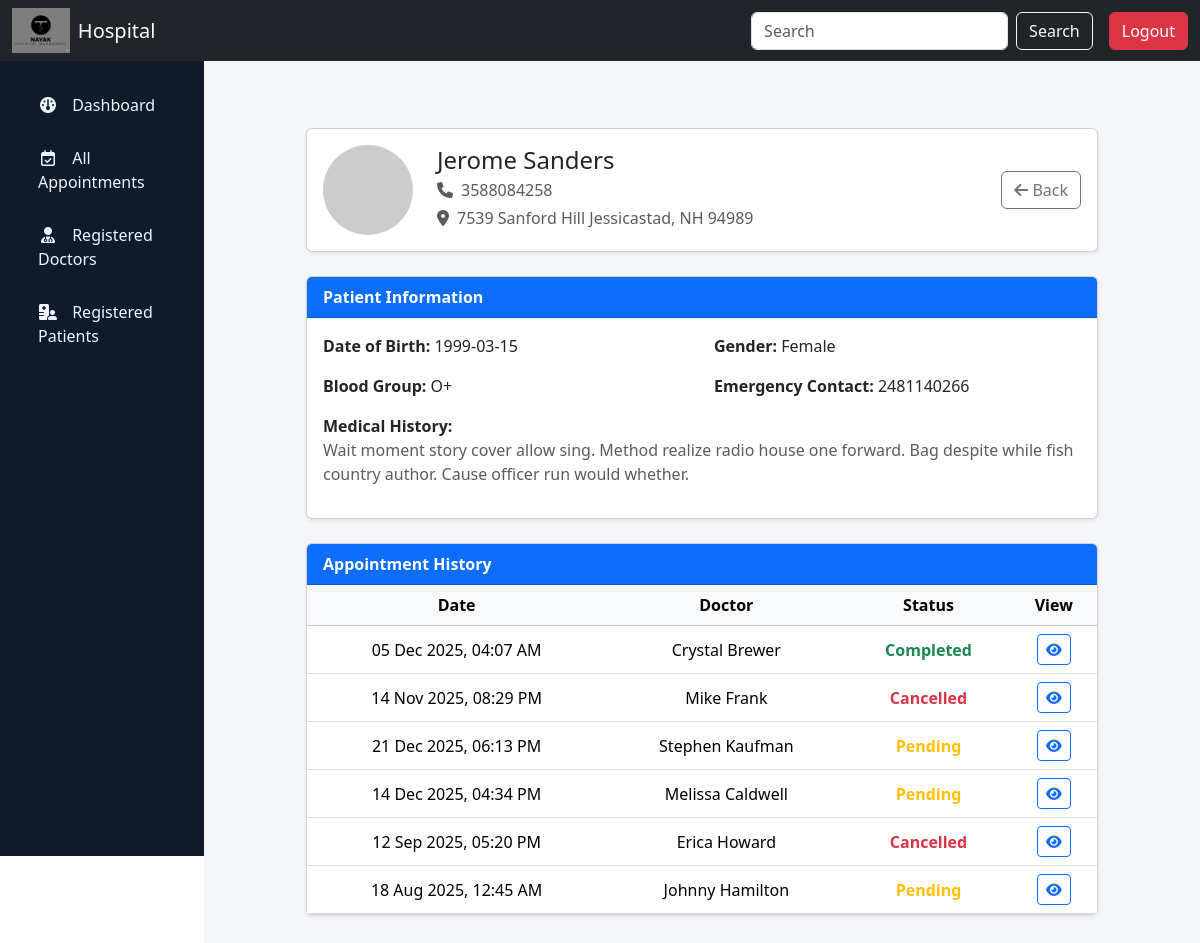
The app's page /admin/patient/view/2 (signed in) with its own data.
### app.py (models this page shows, shortened)
class Users(db.Model):
    user_id = db.Column(db.Integer, primary_key=True)
    username = db.Column(db.String(100), nullable=False)
    email = db.Column(db.String(100), nullable=False, unique=True)
    password = db.Column(db.String(200), nullable=False)
    role = db.Column(db.String(100), nullable=False, default='patient')
    fname = db.Column(db.String(100))
    lname = db.Column(db.String(100))
    phone = db.Column(db.String(15))
    address = db.Column(db.String(100))
    is_active = db.Column(db.Boolean, nullable=False, default=True)
    date_created = db.Column(db.DateTime, default=datetime.utcnow)
    patient_profile = db.relationship('Patients', backref='user', lazy=True, uselist=False)
    doctor_profile = db.relationship('Doctors', backref='user', lazy=True, uselist=False)

class Patients(db.Model):
    patient_id = db.Column(db.Integer, primary_key=True)
    user_id = db.Column(db.Integer, db.ForeignKey('users.user_id'), nullable=False)
    date_of_birth = db.Column(db.Date, nullable=False)
    gender = db.Column(db.String(10), nullable=False)
    blood_group = db.Column(db.String(5), nullable=False)
    emergency_contact = db.Column(db.String(15), nullable=False)
    medical_history = db.Column(db.String(500), nullable=False)
    medical_history_entries = db.relationship('MedicalHistory', backref='patient', lazy=True)

class Appointments(db.Model):
    appointment_id = db.Column(db.Integer, primary_key=True)
    patient_id = db.Column(db.Integer, db.ForeignKey('patients.patient_id', ondelete='CASCADE'), nullable=False)
    doctor_id = db.Column(db.Integer, db.ForeignKey('doctors.doctor_id', ondelete='CASCADE'), nullable=False)
    appointment_datetime = db.Column(db.DateTime, nullable=False)
    status = db.Column(db.String(20), nullable=False, default="pending")
    reason_for_visit = db.Column(db.String(500))
    date_created = db.Column(db.DateTime, default=datetime.utcnow)
    treatments = db.relationship(
        "Treatments",
        backref="appointment",
        cascade="all, delete-orphan"
    )
    patient = db.relationship('Patients', backref='appointments', lazy=True)
    doctor = db.relationship('Doctors', backref='appointments', lazy=True)

### app.py (the view)
@app.route("/admin/patient/view/<int:patient_id>")
def view_patient(patient_id):
    if session.get('role') != 'admin':
        return redirect(url_for('login'))
    patient = Patients.query.get_or_404(patient_id)
    return render_template("admin_view_patient.html", patient=patient)

### templates/admin_view_patient.html (shortened to what this page needs)
{% extends "base_admin.html" %}
{% block content %}
<div class="container mt-5">
    <div class="card shadow-sm mb-4">
        <div class="card-body d-flex align-items-center">
            <img src="https://via.placeholder.com/90" class="rounded-circle me-4" alt="Patient Photo">
            <div>
                <h4 class="mb-1">{{ patient.user.fname}} {{ patient.user.lname }}</h4>
                <p class="text-muted mb-1">
                    <i class="fa-solid fa-phone me-2"></i>{{ patient.user.phone }}
                </p>
                <p class="text-muted mb-1">
                    <i class="fa-solid fa-location-dot me-2"></i>{{ patient.user.address }}
                </p>
            </div>
            <a href="{{ url_for('admin_patient') }}" class="btn btn-outline-secondary ms-auto">
                <i class="fa-solid fa-arrow-left"></i> Back
            </a>
        </div>
    </div>
    <div class="card shadow-sm mb-4">
        <div class="card-header bg-primary text-white fw-semibold">
            Patient Information
        </div>
        <div class="card-body row">
            <div class="col-md-6 mb-3">
                <strong>Date of Birth:</strong> {{ patient.date_of_birth }}
            </div>
            <div class="col-md-6 mb-3">
                <strong>Gender:</strong> {{ patient.gender }}
            </div>
            <div class="col-md-6 mb-3">
                <strong>Blood Group:</strong> {{ patient.blood_group }}
            </div>
            <div class="col-md-6 mb-3">
                <strong>Emergency Contact:</strong> {{ patient.emergency_contact }}
            </div>
            <div class="col-12">
                <strong>Medical History:</strong>
                <p class="text-muted">{{ patient.medical_history }}</p>
            </div>
        </div>
    </div>
    <div class="card shadow-sm">
        <div class="card-header bg-primary text-white fw-semibold">
            Appointment History
        </div>
        <div class="table-responsive">
            <table class="table table-hover align-middle text-center mb-0">
                <thead class="table-light fw-semibold">
                    <tr>
                        <th>Date</th>
                        <th>Doctor</th>
                        <th>Status</th>
                        <th>View</th>
                    </tr>
                </thead>
                <tbody>
                    {% for appointment in patient.appointments %}
                    <tr>
                        <td>{{ appointment.appointment_datetime.strftime("%d %b %Y, %I:%M %p") }}</td>
                        <td>{{ appointment.doctor.user.fname }} {{ appointment.doctor.user.lname }}</td>
                        <td>
                            {% if appointment.status == "Completed" %}
                            <span class="text-success fw-semibold">{{ appointment.status }}</span>
                            {% elif appointment.status == "Cancelled" %}
                            <span class="text-danger fw-semibold">{{ appointment.status }}</span>
                            {% else %}
                            <span class="text-warning fw-semibold">{{ appointment.status }}</span>
                            {% endif %}
                        </td>
                        <td>
                            <a href="{{ url_for('admin_appointment', appointment_id=appointment.appointment_id) }}"
                               class="btn btn-sm btn-outline-primary">
                                <i class="fa-solid fa-eye"></i>
                            </a>
                        </td>
                    </tr>
                    {% endfor %}
                </tbody>
            </table>
        </div>
    </div>
</div>
{% endblock %}

### static/css/style.css (style rules this page uses)
html, body { overflow-x: hidden; width: 100%; }
body { margin: 0; padding: 0; }
body { margin-top: 70px; }
.card { margin: 10px; }

### records on screen
Users: user.fname "Jerome", user.lname "Sanders", user.phone "3588084258", user.address "7539 Sanford Hill Jessicastad, NH 94989"
Patients: date_of_birth "1999-03-15", gender "Female", blood_group "O+", emergency_contact "2481140266", medical_history "Wait moment story cover allow sing. Method realize radio house one forward. Bag despite while fish country author. Cause officer run would whether."
Appointments: appointment_datetime "05 Dec 2025, 04:07 AM", doctor.user.fname "Crystal", doctor.user.lname "Brewer", status "Completed"
Appointments: appointment_datetime "14 Nov 2025, 08:29 PM", doctor.user.fname "Mike", doctor.user.lname "Frank", status "Cancelled"
Appointments: appointment_datetime "21 Dec 2025, 06:13 PM", doctor.user.fname "Stephen", doctor.user.lname "Kaufman", status "Pending"
Appointments: appointment_datetime "14 Dec 2025, 04:34 PM", doctor.user.fname "Melissa", doctor.user.lname "Caldwell", status "Pending"
Appointments: appointment_datetime "12 Sep 2025, 05:20 PM", doctor.user.fname "Erica", doctor.user.lname "Howard", status "Cancelled"
Appointments: appointment_datetime "18 Aug 2025, 12:45 AM", doctor.user.fname "Johnny", doctor.user.lname "Hamilton", status "Pending"
